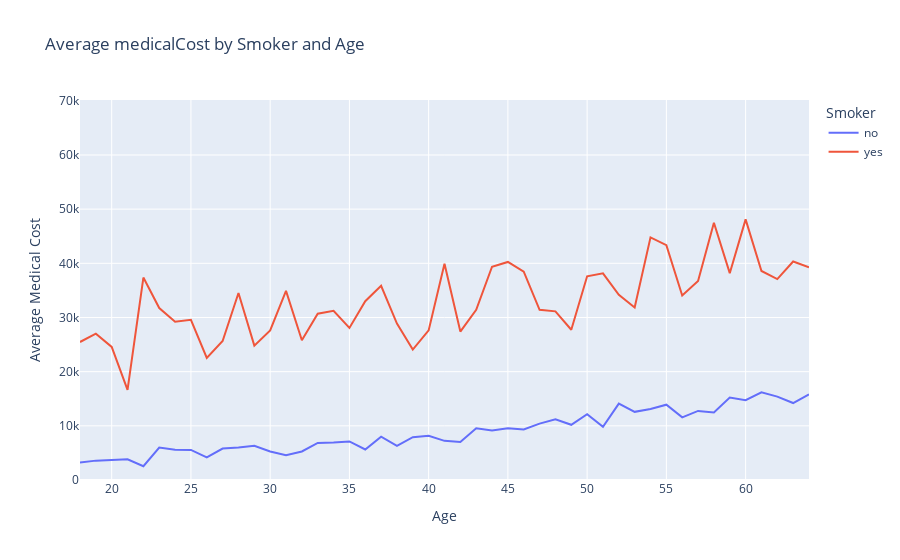

This figure's notebook cell:
### Markdown cell above
<div style="color:#19180F; font-size:20px;  padding:10px; border: 5px solid #19180F;">
These plots provide a visual representation of the distribution of medical costs in the dataset.

<b>Histogram(left plot)</b>

Distribution: The histogram shows that most medical costs are concentrated at the lower end,
with a significant number of individuals incurring medical costs below $10,000.
Right Skewness: The distribution is right-skewed, indicating that while most individuals have lower medical costs,
there is a long tail extending towards higher costs, with fewer individuals incurring very high medical expenses.
Outliers: The right tail suggests the presence of outliers with very high medical costs.

<b>Boxplot (Right Plot)</b>

Median: The median medical cost is approximately `$9386.16`, indicating that half of the individuals have medical costs below this value.
90% Quantile: The 90th percentile of medical costs is approximately `$34832.74`, meaning that 90% of the individuals have medical costs below this value,
and only 10% have costs above this amount.`

<b>Conclusion</b>
The histogram and boxplot together provide a comprehensive view of the distribution of medical costs.
The data is heavily skewed towards lower costs with a few high-cost outliers.
This visualization helps in understanding the variability and central tendency of medical expenses in the dataset.

### Code cell
%matplotlib inline
# Average charges by smoker status and age
avg_charges = df.groupby(['smoker', 'age'], observed=False)['medicalCost'].mean().reset_index()

# Line plot
fig = px.line(avg_charges, x='age', y='medicalCost', color='smoker', title='Average medicalCost by Smoker and Age',
              labels={'medicalCost': 'Average Medical Cost', 'age': 'Age', 'smoker': 'Smoker'})

# Update the y-axis range and adjust the figure height
fig.update_layout(yaxis_range=[0, df['medicalCost'].max() * 1.1])

fig.show()



print("Average medicalCost for smokers regardless of age $", round(df[df['smoker'] == 'yes']['medicalCost'].mean(),2))
print("Average medicalCost for non-smokers regardless of age $", round(df[df['smoker'] == 'no']['medicalCost'].mean(),2))

### Figure 1 — Plotly figure (JSON) as saved in the notebook; plotly's stock layout.template omitted (floating-point values rounded to 4 significant figures)
{"data": [{"hovertemplate": "Smoker=no<br>Age=%{x}<br>Average Medical Cost=%{y}<extra></extra>", "legendgroup": "no", "line": {"color": "#636efa", "dash": "solid"}, "marker": {"symbol": "circle"}, "mode": "lines", "name": "no", "orientation": "v", "showlegend": true, "type": "scatter", "x": [18, 19, 20, 21, 22, 23, 24, 25, 26, 27, 28, 29, 30, 31, 32, 33, 34, 35, 36, 37, 38, 39, 40, 41, 42, 43, 44, 45, 46, 47, 48, 49, 50, 51, 52, 53, 54, 55, 56, 57, 58, 59, 60, 61, 62, 63, 64], "xaxis": "x", "y": [3215.0, 3575.0, 3673.0, 3814.0, 2551.0, 5981.0, 5587.0, 5547.0, 4167.0, 5801.0, 6016.0, 6324.0, 5267.0, 4579.0, 5271.0, 6846.0, 6944.0, 7117.0, 5637.0, 7995.0, 6296.0, 7893.0, 8171.0, 7231.0, 7026.0, 9559.0, 9142.0, 9535.0, 9317.0, 10410.0, 11200.0, 10190.0, 12150.0, 9819.0, 14100.0, 12580.0, 13100.0, 13900.0, 11560.0, 12760.0, 12480.0, 15220.0, 14720.0, 16180.0, 15390.0, 14210.0, 15810.0], "yaxis": "y"}, {"hovertemplate": "Smoker=yes<br>Age=%{x}<br>Average Medical Cost=%{y}<extra></extra>", "legendgroup": "yes", "line": {"color": "#EF553B", "dash": "solid"}, "marker": {"symbol": "circle"}, "mode": "lines", "name": "yes", "orientation": "v", "showlegend": true, "type": "scatter", "x": [18, 19, 20, 21, 22, 23, 24, 25, 26, 27, 28, 29, 30, 31, 32, 33, 34, 35, 36, 37, 38, 39, 40, 41, 42, 43, 44, 45, 46, 47, 48, 49, 50, 51, 52, 53, 54, 55, 56, 57, 58, 59, 60, 61, 62, 63, 64], "xaxis": "x", "y": [25470.0, 27000.0, 24570.0, 16650.0, 37370.0, 31740.0, 29200.0, 29580.0, 22530.0, 25660.0, 34510.0, 24800.0, 27620.0, 34920.0, 25810.0, 30700.0, 31220.0, 28070.0, 33000.0, 35840.0, 28880.0, 24080.0, 27620.0, 39940.0, 27400.0, 31400.0, 39370.0, 40250.0, 38460.0, 31430.0, 31130.0, 27740.0, 37600.0, 38160.0, 34180.0, 31850.0, 44790.0, 43360.0, 34060.0, 36750.0, 47500.0, 38180.0, 48120.0, 38580.0, 37080.0, 40330.0, 39280.0], "yaxis": "y"}], "layout": {"autosize": true, "legend": {"title": {"text": "Smoker"}, "tracegroupgap": 0}, "title": {"text": "Average medicalCost by Smoker and Age"}, "xaxis": {"anchor": "y", "autorange": true, "domain": [0, 1], "range": [18, 64], "title": {"text": "Age"}, "type": "linear"}, "yaxis": {"anchor": "x", "domain": [0, 1], "range": [0, 70150.0], "title": {"text": "Average Medical Cost"}, "type": "linear"}}}
